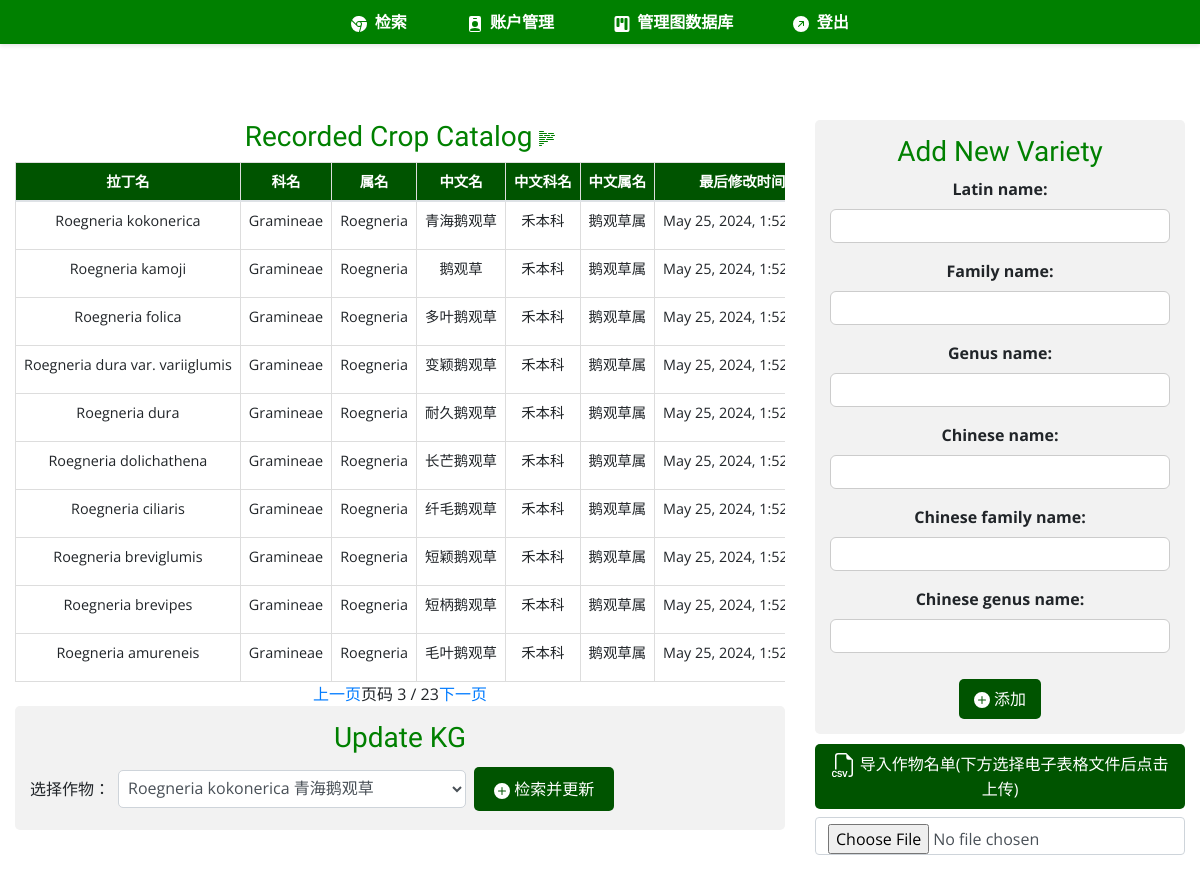
Screenshot of /neo4j_manage/?page=3 (signed in) with the database file from the repository.
### neo4j_manage/models.py (models this page shows)
class Crop(models.Model):
    SYNC_CHOICES = (
        ("Y", "Yes"),
        ("N", "No"),
    )
    latin_name = models.CharField(max_length=255, unique=True)
    family_name = models.CharField(max_length=255)
    genus_name = models.CharField(max_length=255)
    chinese_name = models.CharField(max_length=255)
    chinese_family_name = models.CharField(max_length=255)
    chinese_genus_name = models.CharField(max_length=255)
    last_modified = models.DateTimeField(auto_now=True)
    is_synced = models.CharField(max_length=1, choices=SYNC_CHOICES, default="N")
    def __str__(self):
        return f"{self.latin_name} - {self.last_modified.strftime('%Y-%m-%d %H:%M:%S')}"

### neo4j_manage/views.py (the view, shortened to what this page needs)
# urls.py: path("", CropView.as_view(), name="neo4j-manage"),
class CropView(LoginRequiredMixin, Neo4jManagerMixin, View):
    template_name = "neo4j_manage/neo4j_manage.html"
    paginate_by = 10
    def get(self, request, *args, **kwargs):
        crop_list = Crop.objects.order_by("-last_modified")
        print(crop_list)
        paginator = Paginator(crop_list, self.paginate_by)
        print(paginator)
        page_number = request.GET.get("page")
        page_obj = paginator.get_page(page_number)
        print(page_obj)
        form = CropForm()
        return render(request, self.template_name, {"form": form, "page_obj": page_obj})

### neo4j_manage/forms.py
class CropForm(forms.ModelForm):
    class Meta:
        model = Crop
        fields = [
            "latin_name",
            "family_name",
            "genus_name",
            "chinese_name",
            "chinese_family_name",
            "chinese_genus_name",
        ]

### accounts/templatetags/custom_tags.py (called while the page is built)
@register.filter(name="has_group")
def has_group(user, group_name):
    return user.groups.filter(name=group_name).exists()

### neo4j_manage/views.py (called while the page is built)
def is_neo4j_manager(user):
    return user.groups.filter(name="neo4j_manager").exists()

    def test_func(self):
        return is_neo4j_manager(self.request.user)

### neo4j_manage/templates/neo4j_manage/neo4j_manage.html (shortened to what this page needs)
{% extends "base.html" %}
{% load static %}
{% block css_files %}
    <link rel="stylesheet" href="https://stackpath.bootstrapcdn.com/bootstrap/4.5.2/css/bootstrap.min.css">
    <link rel="stylesheet" href="{% static 'css/app.css' %}">
    <link rel="stylesheet" href="{% static 'neo4j_manage/css/list_style.css' %}">
{% endblock %}
{% block content %}
    <div class="container-fluid mt-4">
        <div class="row">
            <div class="col-md-8 d-flex flex-column justify-content-start">
            <h3>
                Recorded Crop Catalog
            </h3>
                <div class="table-responsive">
                    <table class="table table-hover">
                        <thead>
                            <tr>
                                <th scope="col">拉丁名</th>
                                <th scope="col">科名</th>
                                <th scope="col">属名</th>
                                <th scope="col">中文名</th>
                                <th scope="col">中文科名</th>
                                <th scope="col">中文属名</th>
                                <th scope="col">最后修改时间</th>
                            </tr>
                        </thead>
                        <tbody>
                            {% for crop in page_obj %}
                                <tr>
                                    <td>{{ crop.latin_name }}</td>
                                    <td>{{ crop.family_name }}</td>
                                    <td>{{ crop.genus_name }}</td>
                                    <td>{{ crop.chinese_name }}</td>
                                    <td>{{ crop.chinese_family_name }}</td>
                                    <td>{{ crop.chinese_genus_name }}</td>
                                    <td>{{ crop.last_modified }}</td>
                                </tr>
                            {% endfor %}
                        </tbody>
                    </table>
                </div>
                <div class="w-100 d-flex justify-content-center">
                    <div class="pagination">
                        {% if page_obj.has_previous %}
                            <a href="?page={{ page_obj.previous_page_number }}">上一页</a>
                        {% endif %}
                        <span>页码 {{ page_obj.number }} / {{ page_obj.paginator.num_pages }}</span>
                        {% if page_obj.has_next %}
                            <a href="?page={{ page_obj.next_page_number }}">下一页</a>
                        {% endif %}
                    </div>
                </div>
                <div class="form-section">
                    <h3>Update KG</h3>
                    <form method="post" id="update-form" class="form-inline">
                        <label for="crop-select" class="my-1 mr-2">选择作物：</label>
                        <select name="crop_name" id="crop-select" class="form-control my-1 mr-sm-2">
                            {% for crop in page_obj %}
                                <option value='{"latin_name": "{{ crop.latin_name }}", "chinese_name": "{{ crop.chinese_name }}"}'>{{ crop.latin_name }} {{ crop.chinese_name }}</option>
                            {% endfor %}
                        </select>
                        <button type="button" class="btn btn-primary my-1" onclick="retrieveDataAndShowModal()">
                            <svg xmlns="http://www.w3.org/2000/svg" width="16" height="16" fill="currentColor" class="bi bi-plus-circle-fill" viewBox="0 0 16 16">
                                <path d="M16 8A8 8 0 1 1 0 8a8 8 0 0 1 16 0M8.5 4.5a.5.5 0 0 0-1 0v3h-3a.5.5 0 0 0 0 1h3v3a.5.5 0 0 0 1 0v-3h3a.5.5 0 0 0 0-1h-3z"/>
                            </svg>
                            检索并更新
                        </button>
                    </form>
                </div>
            </div>
            <div class="col-md-4">
                <div class="form-section">
                <h3>Add New Variety</h3>
                    <form id="addNewCrop" method="post" action="{% url 'neo4j-manage' %}">
                        {% for field in form %}
                            <div class="formcontrol {% if field.errors %}invalid{% endif %}">
                                {{ field.label_tag }}
                                {{ field }}
                            </div>
                        {% endfor %}
                        <button type="submit" class="btn btn-primary">
                            <svg xmlns="http://www.w3.org/2000/svg" width="16" height="16" fill="currentColor" class="bi bi-plus-circle-fill" viewBox="0 0 16 16">
                              <path d="M16 8A8 8 0 1 1 0 8a8 8 0 0 1 16 0M8.5 4.5a.5.5 0 0 0-1 0v3h-3a.5.5 0 0 0 0 1h3v3a.5.5 0 0 0 1 0v-3h3a.5.5 0 0 0 0-1h-3z"/>
                            </svg>
                            添加
                        </button>
                    </form>
                </div>
                <form id="uploadFile" method="post" action='{% url "upload-crop-file" %}', enctype="multipart/form-data" style="display: flex; flex-direction: column;">
                    <div style="padding-bottom: 0.5em">
                        <button type="submit" class="btn btn-primary" title="只允许上传.csv, .xls, .xlsx等电子表格文件，请先选择文件，核对后再操作">
                            导入作物名单(下方选择电子表格文件后点击上传)
                        </button>
                    </div>
                    <div class="input-group mb-3">
                        <input type="file" class="form-control" id="customFile" name="file" accept=".csv, application/vnd.openxmlformats-officedocument.spreadsheetml.sheet, application/vnd.ms-excel">
                    </div>
                </form>
            </div>
        </div>
    </div>
{% endblock %}

### static/css/app.css (style rules this page uses)
* { box-sizing: border-box; }
button { background-color: #008000; color: #FFFFFF; padding: 10px 20px; border: none; border-radius: 5px; cursor: pointer; }
html { font-family: 'Open Sans', sans-serif; }
body { margin: 0; font-family: 'Open Sans', Arial, sans-serif; }
h1, h2, h3 { font-family: 'Kalnia', Arial, sans-serif; color: #008000; }
.btn-primary { padding: 10px 20px; border: none; border-radius: 5px; background-color: #005400; border-color: #003d33; }

### neo4j_manage/static/neo4j_manage/css/list_style.css (style rules this page uses)
.table { font-size: 0.9rem; width: 100%; margin: auto; border-collapse: collapse; }
.table th, .table td { border: 1px solid #ddd; padding: 8px; text-align: center; white-space: nowrap; }
.table thead th { background-color: #005400; color: white; }
.pagination { justify-content: center; }
.form-section { background-color: #f2f2f2; padding: 15px; border-radius: 5px; }
.form-section label { display: block; margin-bottom: 5px; }
.form-section select { padding: 5px; border-radius: 5px; }
.col-md-4 button { color: white; border: none; padding: 8px 15px; margin-top: 10px; border-radius: 5px; }
.formcontrol { margin-bottom: 1rem; }
.formcontrol label { font-weight: bold; margin-bottom: 0.5rem; display: block; }
.formcontrol input, .formcontrol textarea { display: block; width: 100%; font: inherit; padding: 0.25rem; border-radius: 6px; border: 1px solid #ccc; }

### rows the page displays
Crop: latin_name "Roegneria kokonerica", family_name "Gramineae", genus_name "Roegneria", chinese_name "青海鹅观草", chinese_family_name "禾本科", chinese_genus_name "鹅观草属", last_modified "May 25, 2024,…"
Crop: latin_name "Roegneria kamoji", family_name "Gramineae", genus_name "Roegneria", chinese_name "鹅观草", chinese_family_name "禾本科", chinese_genus_name "鹅观草属", last_modified "May 25, 2024,…"
Crop: latin_name "Roegneria folica", family_name "Gramineae", genus_name "Roegneria", chinese_name "多叶鹅观草", chinese_family_name "禾本科", chinese_genus_name "鹅观草属", last_modified "May 25, 2024,…"
Crop: latin_name "Roegneria dura var. variiglumis", family_name "Gramineae", genus_name "Roegneria", chinese_name "变颖鹅观草", chinese_family_name "禾本科", chinese_genus_name "鹅观草属", last_modified "May 25, 2024,…"
Crop: latin_name "Roegneria dura", family_name "Gramineae", genus_name "Roegneria", chinese_name "耐久鹅观草", chinese_family_name "禾本科", chinese_genus_name "鹅观草属", last_modified "May 25, 2024,…"
Crop: latin_name "Roegneria dolichathena", family_name "Gramineae", genus_name "Roegneria", chinese_name "长芒鹅观草", chinese_family_name "禾本科", chinese_genus_name "鹅观草属", last_modified "May 25, 2024,…"
Crop: latin_name "Roegneria ciliaris", family_name "Gramineae", genus_name "Roegneria", chinese_name "纤毛鹅观草", chinese_family_name "禾本科", chinese_genus_name "鹅观草属", last_modified "May 25, 2024,…"
Crop: latin_name "Roegneria breviglumis", family_name "Gramineae", genus_name "Roegneria", chinese_name "短颖鹅观草", chinese_family_name "禾本科", chinese_genus_name "鹅观草属", last_modified "May 25, 2024,…"
Crop: latin_name "Roegneria brevipes", family_name "Gramineae", genus_name "Roegneria", chinese_name "短柄鹅观草", chinese_family_name "禾本科", chinese_genus_name "鹅观草属", last_modified "May 25, 2024,…"
Crop: latin_name "Roegneria amureneis", family_name "Gramineae", genus_name "Roegneria", chinese_name "毛叶鹅观草", chinese_family_name "禾本科", chinese_genus_name "鹅观草属", last_modified "May 25, 2024,…"

### other values shown
{{ page_obj.number }} "3"
{{ page_obj.paginator.num_pages }} "23"
{{ field.label_tag }} "Latin name:" "Family name:" "Genus name:" "Chinese name:" "Chinese family name:" "Chinese genus name:"
form field crop_name "Roegneria kokonerica 青海鹅观草"
